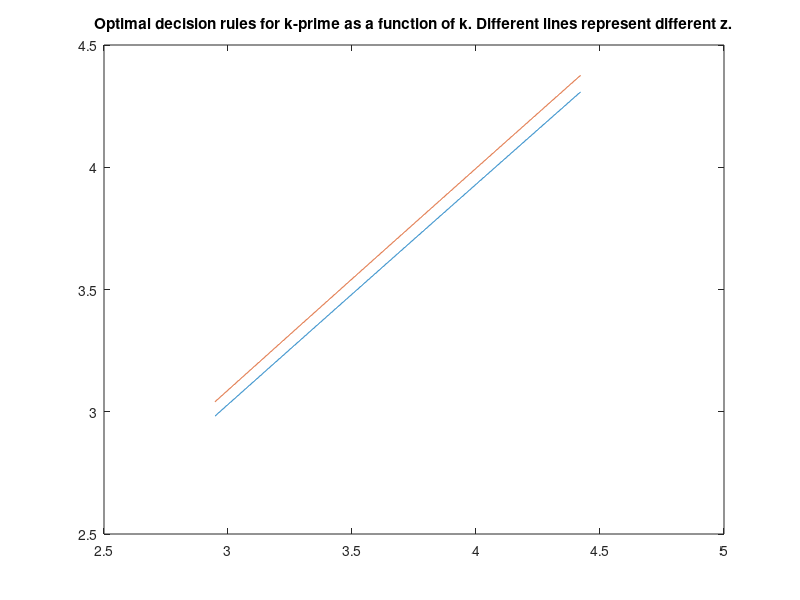
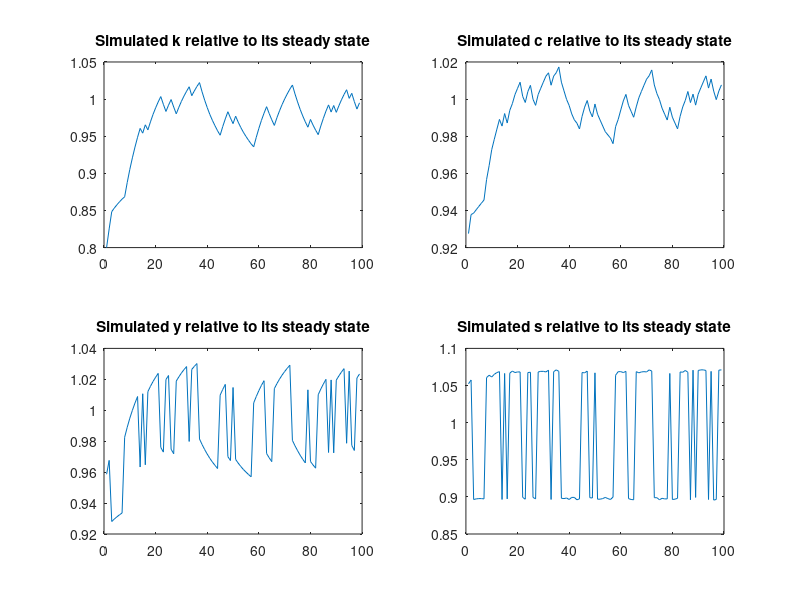
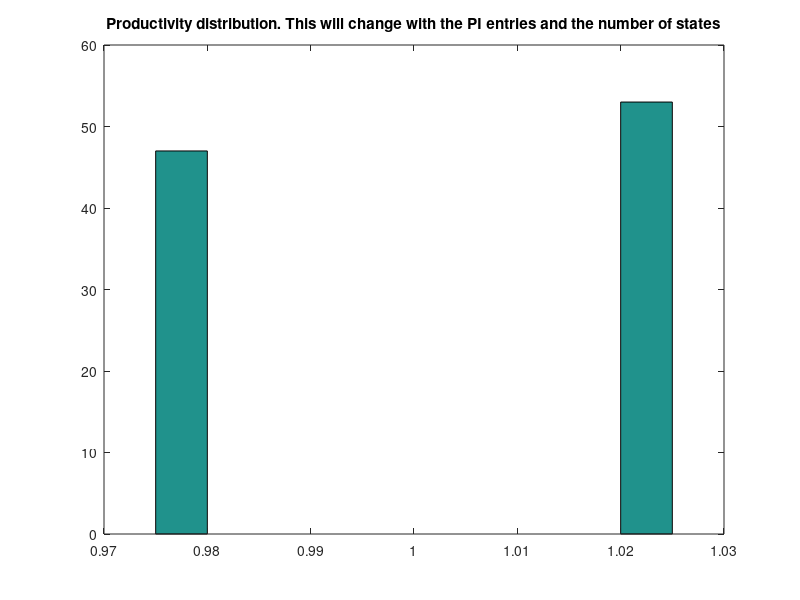

MATLAB code to generate these figures, in order:
% Value function Matlab code 
% Code originally written by Panayiotis Pourpourides, pourpouridesp@cf.ac.ac.uk
% This version by Michael Hatcher, m.c.hatcher@soton.ac.uk

clc; close; clear;

%----------------------------------------------------
% 1. Set number of grid points for k (nz) and z (nz)
%----------------------------------------------------
nk = 1000; % No. of grid points for k % a high number will make k appear continuous
nz = 2; % No. of states of technology % if you change this number you also need to change Z and PI and simulation below (see N states code)

%-----------------
% 2. Calibration
%-----------------
sigma = 2;
theta = 0.3;
delta = 0.1;
beta = 0.98;

%---------------------------
% 3. Steady state solution
%---------------------------
ky_ss = beta*theta/(1-beta*(1-delta));
y_ss = ky_ss^(theta/(1-theta));
k_ss = ky_ss * y_ss;
c_ss = y_ss - delta*k_ss;
z_ss = 1; % normalize the steady state for z to unity

%--------------------------------
% 4. Discretize the state space
%--------------------------------
%Two states
Z = [0.975 1.025];
PI = [0.6 0.4; 0.3 0.7];

Kstep = (1.2*k_ss-0.8*k_ss) / (nk-1); % increment for the k grid points
K = 0.8*k_ss:Kstep:1.2*k_ss; % the sequence of grid points starts from 0.8*k_ss and increases by Kstep until it reaches 1.2*k_ss

%------------------------------------
% 5. Set initial value function V(0)
%------------------------------------
u = c_ss^(1-sigma) / (1-sigma);
maxiter = 1000;
V = ones(nz,nk) * u / (1-beta); % This is the infinite sum of discounted utilities, when consumption remains always at the steady state.

%--------------------------------------
% 6. Iterate on V until convergence
%--------------------------------------
maxdiff = 1e-4; % = 0.0001
diffV = 1;
iter = 1;

while (iter <= maxiter) && (diffV > maxdiff) % as long as both statements hold the iteration continues
    
% Recall that V(k,z)=max{u(k,z,k')+ beta*EV(k',z')}
% Calculate expected V
%The first loop controls the rows of the matrix, the second loop controls the columns of the matrix and the third loop controls the sum in each cell.

EV = zeros(nz,nk);
for iz = 1:nz
    for ik_prime = 1:nk
        for iz_prime = 1:nz
    EV(iz,ik_prime) = EV(iz,ik_prime) + PI(iz,iz_prime) * V(iz_prime,ik_prime);
        end
    end
end

%--------------------
% 7. Compute new V
%--------------------
newV = zeros(nz,nk);
iDecK = zeros(nz,nk); % index to decisions in k grid
for iz = 1:nz
    for ik = 1:nk
    % Calculate c for each k'
    % c is a 1*nk vector
    
    c = Z(iz)*K(ik)^theta + (1-delta)*K(ik) - K;
    c = max(c,1e-8);
    
    % c must be non-negative. If there is a negative c replace it with a
    % very small number. Negative or small cs wouldn't be chosen anyway.
    
    % Compute the value function
    
    v = c.^(1-sigma)/(1-sigma) + beta*EV(iz,:); % This is a 1 x nk vector
    [newV(iz,ik), iDecK(iz,ik)] = max(v); % pick the highest V, and save it in newV in the corresponding location. 
    
    %iDecK(iz,ik) is the location of optimal k0 as a function of the location of the current state (z; k)
    end
end

%--------------------------------------------------
% 8. Compute the distance between V(n+1) and V(n)
%--------------------------------------------------
diffV = max(abs((newV(:)-V(:))./V(:)));
iter = iter + 1;
V = newV;

end

fprintf(1,'Found value function after %5.0d iterations.',iter-1)

%-----------------------------------
% 9. Plot the optimal rule for k'
%-----------------------------------
figure (1) % number the figures. If you omit this command, only the last figure will be displayed
plot(K,K(iDecK)')
title('Optimal decision rules for k-prime as a function of k. Different lines represent different z.')

%---------------------------------------------------------------
% 10. Simulate the model using the optimal rules for T periods
%---------------------------------------------------------------
T = 100;
simiZ = zeros(1,T);
simiK = zeros(1,T);
simiZ(1) = 1;
simiK(1) = 1;
rand('state',150);
for i = 2:T
    r = rand; % draw random number from uniform distribution on (0,1) interval
    if r<PI(simiZ(i-1),1), iz = 1; else iz=2;  
    end
ik = simiK(i-1); % timing: simK(t) = choice of k' in period t, i.e. k in period t+1
newiK = iDecK(iz,ik);
simiZ(i) = iz;
simiK(i) = newiK;
end

% There are 2 states for z, z1, z2. We used the uniform dist. on (0,1) to determine the realized state.  
 
%---------------------------------
% 11. Compute simulated y and c
%---------------------------------

simZ = Z(simiZ(2:end)); % a vector that contains the simulated value of z at each date
simKnext = K(simiK(2:end)); % a vector that contains the simulated grid point of k0 at each date
simK = K(simiK(1:end-1)); % a vector that contains the simulated grid point of k at each date
% y and c
simY = simZ.*simK.^theta;
simC = simY + (1-delta)*simK - simKnext;
%For distribution plot below
simZ = Z(simiZ(1:end));

%---------------------------------------
% 12. Plot simulated k, y and c
%---------------------------------------

figure (2)
subplot (221)
plot([simK'/k_ss])
title('Simulated k relative to its steady state')
subplot (222)
plot([simC'/c_ss])
title('Simulated c relative to its steady state')
subplot (223)
plot([simY'/y_ss])
title('Simulated y relative to its steady state')
subplot (224)
plot([(simY'-simC')/(y_ss - c_ss)])
title('Simulated s relative to its steady state') %saving = output - consumption as closed economy with no government
figure (3)
hist(simZ)
title('Productivity distribution. This will change with the PI entries and the number of states')